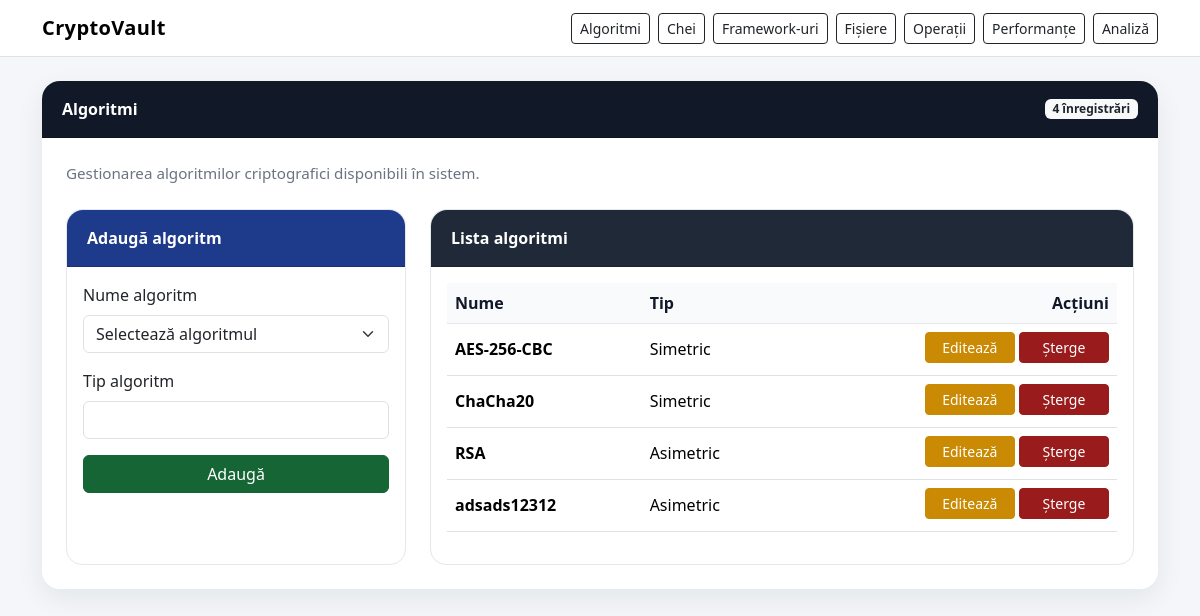
The app's page /algorithms, older data.
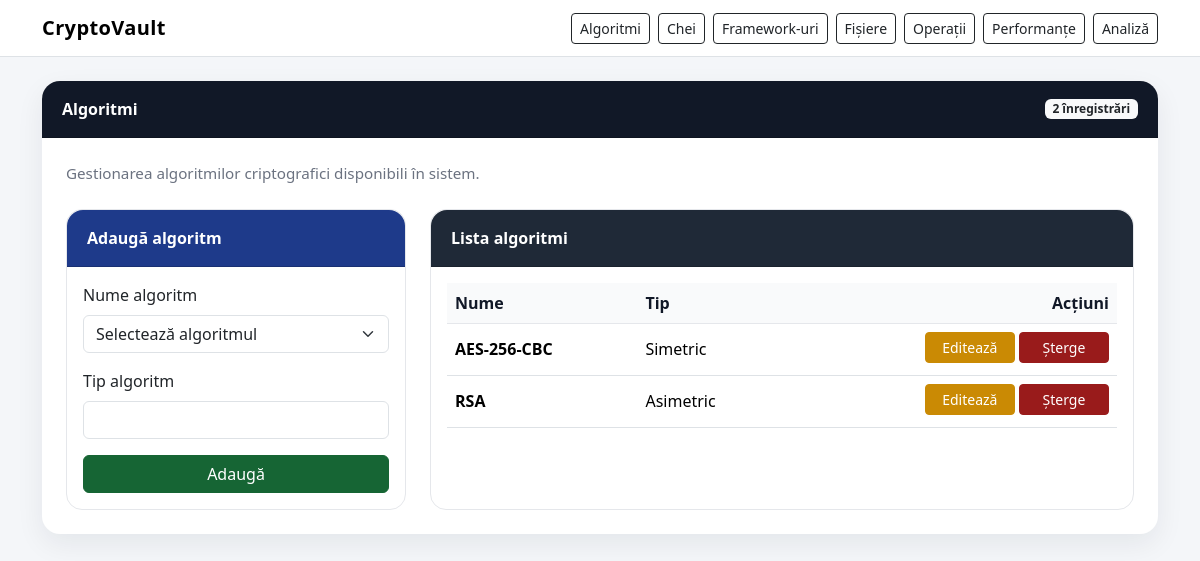
The same page, newer data.
### models.py (models this page shows)
class Algorithm(Base):
    __tablename__ = "algorithms"
    id = Column(Integer, primary_key=True, index=True)
    name = Column(String(100), nullable=False, unique=True)
    type = Column(String(50), nullable=False)
    keys = relationship("Key", back_populates="algorithm", cascade="all, delete-orphan")
    performances = relationship("Performance", back_populates="algorithm", cascade="all, delete-orphan")

### app_web.py (the view)
@app.route("/algorithms")
def show_algorithms():
    db = get_session()
    try:
        page = request.args.get("page", 1, type=int)
        per_page = request.args.get("per_page", 10, type=int)
        edit_algorithm_id = request.args.get("edit_algorithm", type=int)
        algorithms, pagination = crud.get_algorithms_paginated(db, page, per_page)
        edit_algorithm = crud.get_algorithm(db, edit_algorithm_id) if edit_algorithm_id else None
        return render_template(
            "algorithms.html",
            algorithms=algorithms,
            pagination=pagination,
            edit_algorithm=edit_algorithm,
        )
    finally:
        db.close()

### app_web.py (called while the page is built)
def get_session():
    return SessionLocal()

### crud.py (called while the page is built)
def paginate_query(query, page=1, per_page=10):
    total = query.count()
    pagination = Pagination(page, per_page, total)
    items = (
        query
        .limit(per_page)
        .offset((pagination.page - 1) * per_page)
        .all()
    )
    return items, pagination

def get_algorithms_paginated(db, page=1, per_page=10):
    query = db.query(models.Algorithm).order_by(models.Algorithm.name.asc())
    return paginate_query(query, page, per_page)

### database.py (called while the page is built)
@event.listens_for(engine, "connect")
def enable_sqlite_foreign_keys(dbapi_connection, connection_record):
    cursor = dbapi_connection.cursor()
    cursor.execute("PRAGMA foreign_keys=ON")
    cursor.close()

### templates/algorithms.html (shortened to what the changed rows need)
{% extends "base.html" %}
{% block content %}
<div class="card section-card">
    <div class="card-header">
        <div class="d-flex justify-content-between align-items-center flex-wrap gap-2">
            <span>Algoritmi</span>
            <span class="badge bg-light text-dark">{{ pagination.total }} înregistrări</span>
        </div>
    </div>
    <div class="card-body p-4">
        <div class="row g-4">
            <div class="col-lg-8">
                <div class="card table-card h-100">
                    <div class="card-body">
                        <div class="table-responsive">
                            <table class="table table-hover align-middle">
                                <thead>
                                    <tr>
                                        <th>Nume</th>
                                        <th>Tip</th>
                                        <th class="text-end">Acțiuni</th>
                                    </tr>
                                </thead>
                                <tbody>
                                {% for algo in algorithms %}
                                    <tr>
                                        <td>
                                            <strong>{{ algo.name }}</strong>
                                        </td>
                                        <td>{{ algo.type }}</td>
                                        <td class="text-end">
                                            <a href="{{ url_for('show_algorithms', edit_algorithm=algo.id) }}"
                                               class="btn btn-warning btn-sm btn-action">
                                                Editează
                                            </a>
                                            <a href="{{ url_for('delete_algorithm', algo_id=algo.id) }}"
                                               class="btn btn-danger btn-sm btn-action"
                                               onclick="return confirm('Sigur vrei să ștergi acest algoritm? Vor fi șterse și cheile/performanțele asociate.')">
                                                Șterge
                                            </a>
                                        </td>
                                    </tr>
                                {% else %}
                                    <tr>
                                        <td colspan="3" class="text-center text-muted py-4">
                                            Nu există algoritmi în baza de date.
                                        </td>
                                    </tr>
                                {% endfor %}
                                </tbody>
                            </table>
                        </div>
                    </div>
                </div>
            </div>
        </div>
    </div>
</div>
{% endblock %}

Row changes from the older to the newer data that the page shows:
removed Algorithm: name "ChaCha20", type "Simetric"
removed Algorithm: name "adsads12312", type "Asimetric"
Text that changed along with them:
{{ pagination.total }}: "4" → "2"
